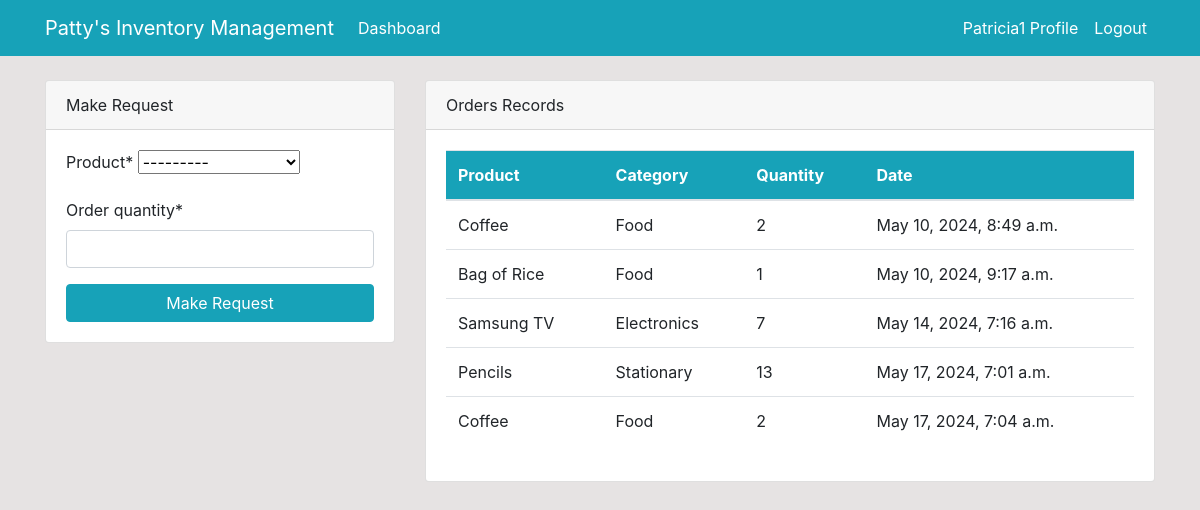
/dashboard/ (signed in), run on the app's committed database.
### dashboard/models.py (models this page shows, shortened)
class Order(models.Model):
   product = models.ForeignKey(Product, on_delete=models.CASCADE, null=True)
   staff = models.ForeignKey(User, models.CASCADE, null=True)
   order_quantity= models.PositiveIntegerField(null= True)
   date = models.DateTimeField(auto_now_add=True)
   class Meta:
        verbose_name_plural = 'Order'

class Product(models.Model):
    name=models.CharField(max_length=100, null =True)
    category=models.CharField(max_length=20, choices=CATEGORY,null=True)
    quantity=models.PositiveIntegerField( null =True)
    class Meta:
        verbose_name_plural = 'Product'

### dashboard/views.py (the view)
# urls.py: path('dashboard/',views.index, name='dashboard-index'),
@login_required
def index(request):
    orders = Order.objects.all()
    products = Product.objects.all()
    orders_count= orders.count()
    product_count= products.count()
    workers_count= User.objects.all().count()
    if request.method == 'POST':
        form = OrderForm(request.POST)
        if form.is_valid():
            instance = form.save(commit=False)
            instance.staff = request.user
            instance.save()
            return redirect('dashboard-index')
    else:
        form = OrderForm()
    context = {
        'orders': orders,
        'form':form,
        'products':products,
        'product_count':product_count,
        'workers_count':workers_count,
        'orders_count':orders_count,
    }
    return render(request,'dashboard/index.html', context)

### dashboard/forms.py
class OrderForm(forms.ModelForm):
    class Meta:
        model= Order
        fields = ['product','order_quantity']

### templates/dashboard/index.html (shortened to what this page needs)
{% extends 'partials/base.html'%}
{% block content %}
{% if user.is_authenticated and user.is_staff and user.is_superuser %}
{%include 'partials/topnav.html'%}
 <div class="container">
    <div class="row my-5">
        <div class="col-md-6">
            <div class="bg-white">
                <canvas id="myChart1" width="400" height="300"></canvas>
                <script>
                    var ctx = document.getElementById('myChart1').getContext('2d');
                    var myChart1 = new Chart(ctx, {
                        type: 'pie',
                        data: {
                            labels: [{% for order in orders %} '{{order.product.name}}', {% endfor %}],
                            datasets: [{
                                label: 'Orders ',
                                data: [{% for order in orders %} '{{order.order_quantity}}', {% endfor %}],
                                backgroundColor: [
                                    'rgba(255, 99, 132, 1)',
                                    'rgba(54, 162, 235, 1)',
                                    'rgba(255, 206, 86, 1)',
                                    'rgba(75, 192, 192, 1)',
                                    'rgba(153, 102, 255, 1)',
                                    'rgba(25, 159, 64, 1)',
                                    'rgba(211, 99, 12, 1)',
                                    'rgba(234, 16, 235, 1)',
                                    'rgba(255, 206, 86, 1)',
                                    'rgba(34, 142, 192, 1)',
                                    'rgba(153, 102, 255, 1)',
                                    'rgba(255, 159, 64, 1)',
                                ],
                                borderColor: [
                                    'rgba(255, 99, 132, 1)',
                                    'rgba(54, 162, 235, 1)',
                                    'rgba(255, 206, 86, 1)',
                                    'rgba(75, 192, 192, 1)',
                                    'rgba(153, 102, 255, 1)',
                                    'rgba(255, 159, 64, 1)',
                                    'rgba(25, 159, 64, 1)',
                                    'rgba(211, 99, 12, 1)',
                                    'rgba(234, 16, 235, 1)',
                                    'rgba(255, 206, 86, 1)',
                                    'rgba(34, 142, 192, 1)',
                                    'rgba(153, 102, 255, 1)',
                                    'rgba(255, 159, 64, 1)',
                                ],
                                borderWidth: 1
                            }]
                        },
                        options: {
                            scales: {
                                yAxes: [{
                                    ticks: {
                                        beginAtZero: true
                                    }
                                }]
                            }
                        }
                    });
                </script>
            </div>
        </div>
        <div class="col-md-6">
            <div class="bg-white">
                <canvas id="myChart" width="400" height="300"></canvas>
                <script>
                    var ctx = document.getElementById('myChart').getContext('2d');
                    var myChart = new Chart(ctx, {
                        type: 'bar',
                        data: {
                            labels: [{% for product in products %} '{{ product.name }}', {% endfor %}],
                            datasets: [{
                                label: 'Products',
                                data: [{% for product in products %} '{{ product.quantity}}', {% endfor %}],
                                backgroundColor: [
                                    'rgba(75, 192, 192, 1)',
                                    'rgba(153, 102, 255, 1)',
                                    'rgba(25, 159, 64, 1)',
                                    'rgba(211, 99, 12, 1)',
                                    'rgba(234, 16, 235, 1)',
                                    'rgba(255, 206, 86, 1)',
                                    'rgba(34, 142, 192, 1)',
                                    'rgba(153, 102, 255, 1)',
                                    'rgba(255, 159, 64, 1)',
                                    'rgba(255, 99, 132, 1)',
                                    'rgba(54, 162, 235, 1)',
                                    'rgba(255, 206, 86, 1)',
                                    'rgba(75, 192, 192, 1)',
                                    'rgba(153, 102, 255, 1)',
                                    'rgba(255, 159, 64, 1)'
                                ],
                                borderColor: [
                                    'rgba(75, 192, 192, 1)',
                                    'rgba(153, 102, 255, 1)',
                                    'rgba(25, 159, 64, 1)',
                                    'rgba(211, 99, 12, 1)',
                                    'rgba(234, 16, 235, 1)',
                                    'rgba(255, 206, 86, 1)',
                                    'rgba(34, 142, 192, 1)',
                                    'rgba(153, 102, 255, 1)',
                                    'rgba(255, 159, 64, 1)',
                                    'rgba(255, 99, 132, 1)',
                                    'rgba(54, 162, 235, 1)',
                                    'rgba(255, 206, 86, 1)',
                                    'rgba(75, 192, 192, 1)',
                                    'rgba(153, 102, 255, 1)',
                                    'rgba(255, 159, 64, 1)'
                                ],
                                borderWidth: 1
                            }]
                        },
                        options: {
                            scales: {
                                yAxes: [{
                                    ticks: {
                                        beginAtZero: true
                                    }
                                }]
                            }
                        }
                    });
                </script>
            </div>
        </div>
    </div>
 </div>
{% else %}
{% include 'dashboard/staff_index.html' %}
{% endif %}
{% endblock %}

### templates/partials/nav.html (shortened to what this page needs)
<nav class="navbar navbar-expand-lg navbar-info bg-info">
    {% if user.is_authenticated %}
     <div class="container">
        <a class="navbar-brand text-white" href="{% url 'dashboard-index' %}">Patty's Inventory Management</a>
        <div class="collapse navbar-collapse" id="navbarSupportedContent">
            <ul class="navbar-nav mr-auto">
                <li class="nav-item active">
                    <a class="nav-link text-white" href="{% url 'dashboard-index' %}">Dashboard </a>
                </li>
            </ul>
            <ul class="navbar-nav ml-auto">
                <li class="nav-item active">
                    <a class="nav-link text-white" href="{% url 'user-profile' %}"> {{ user.username }} Profile </a>
                </li>
                <li class="nav-item">
                    <a class="nav-link text-white" href="{% url 'user-logout' %}">Logout</a>
                </li>
            </ul>
            {% endif %}
        </div>
    </div>
</nav>

### templates/dashboard/staff_index.html (shortened to what this page needs)
{% load crispy_forms_tags %}
<div class="container">
    <div class="row mt-4">
        <div class="col-md-4">
            <div class="card">
                <div class="card-header">
                    Make Request
                </div>
                <div class="card-body">
                    <form method="POST">
                        {{ form|crispy }}
                        <input class="btn btn-info btn-block" type="submit" value="Make Request">
                    </form>
                </div>
            </div>
        </div>
        <div class="col-md-8">
            <div class="card">
                <div class="card-header">
                    Orders Records
                </div>
                <div class="card-body">
                    <table class="table bg-white">
                        <thead class="bg-info text-white">
                            <tr>
                                <th scope="col">Product</th>
                                <th scope="col">Category</th>
                                <th scope="col">Quantity</th>
                                <th scope="col">Date</th>
                            </tr>
                        </thead>
                        <tbody>
                            {% for order in orders %}
                            {% if order.staff == user %}
                             <tr>
                                <td>{{ order.product.name }}</td>
                                <td>{{ order.product.category}}</td>
                                <td>{{ order.order_quantity}}</td>
                                <td>{{ order.date}}</td>
                            </tr>
                            {% endif %}
                            {% endfor %}
                        </tbody>
                    </table>
                </div>
            </div>
        </div>
    </div>
</div>

### static/style.css (style rules this page uses)
body { background: rgb(230, 227, 227); }

### data on the page
Order: product.name "Coffee", product.category "Food", order_quantity "2", date "May 10, 2024, 8:49 a.m."
Order: product.name "Bag of Rice", product.category "Food", order_quantity "1", date "May 10, 2024, 9:17 a.m."
Order: product.name "Samsung TV", product.category "Electronics", order_quantity "7", date "May 14, 2024, 7:16 a.m."
Order: product.name "Pencils", product.category "Stationary", order_quantity "13", date "May 17, 2024, 7:01 a.m."
Order: product.name "Coffee", product.category "Food", order_quantity "2", date "May 17, 2024, 7:04 a.m."

### other printed values
{{ user.username }} "Patricia1"
